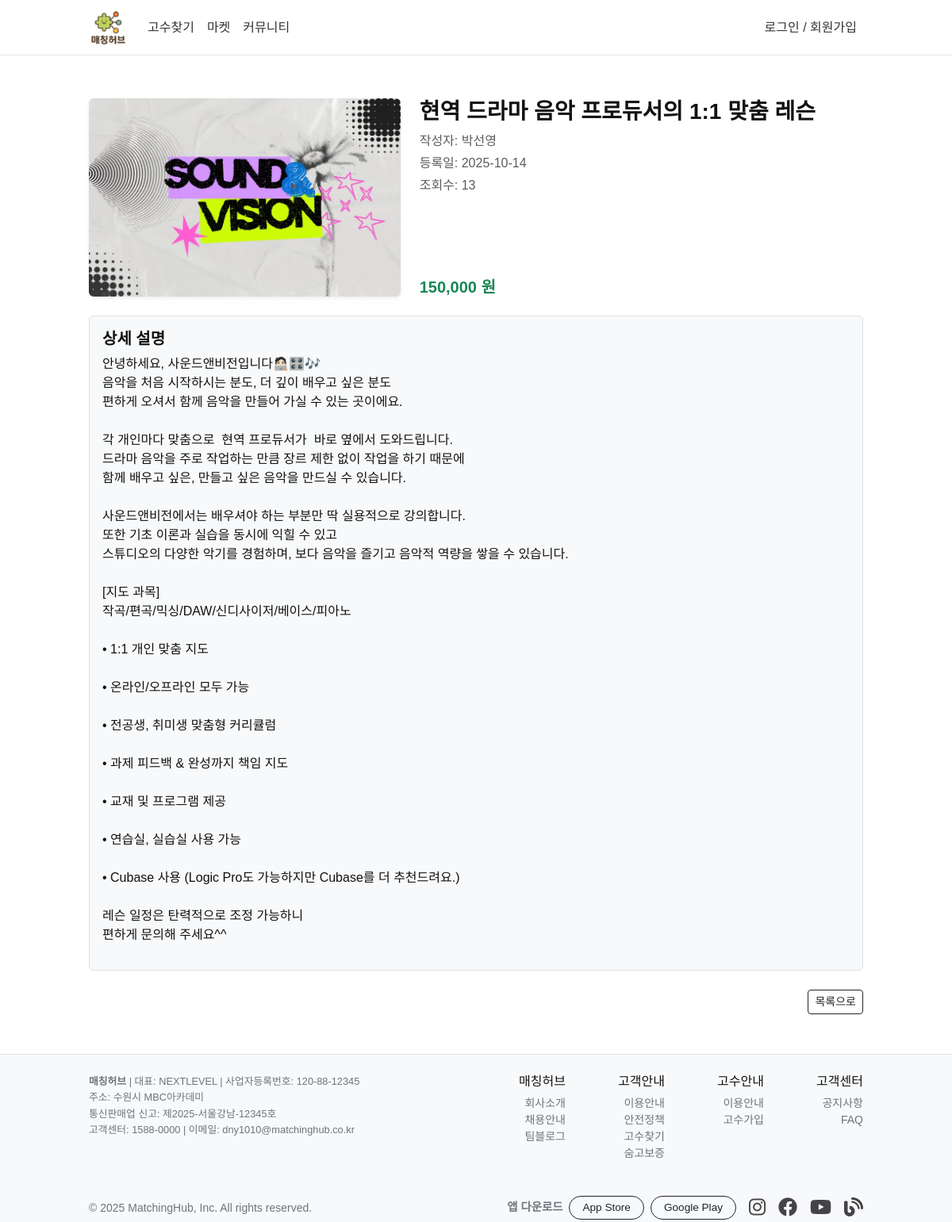
The page /store/dny1010/2/ on the database its author committed.
### talent/models.py (models this page shows, shortened)
class Store(db.Model):
    id = db.Column(db.Integer, primary_key=True)
    title = db.Column(db.String(50), nullable=False)
    content = db.Column(db.Text(), nullable=False)
    price = db.Column(db.Integer, nullable=False, default=0)
    create_date = db.Column(db.DateTime, nullable=False)
    owner_id = db.Column(db.Integer, db.ForeignKey("user.id"), nullable=False)
    user = db.relationship('User', backref=db.backref('store'))
    edit_date = db.Column(db.DateTime, nullable=False)
    image_path = db.Column(db.String(120), nullable=False)
    views = db.Column(db.Integer, default=0)

class User(UserMixin, db.Model):
    __tablename__ = "user"
    id = db.Column(db.Integer, primary_key=True)
    userid = db.Column(db.String(150), unique=True, nullable=False)
    username = db.Column(db.String(150), unique=False, nullable=True)
    password_hash = db.Column(db.String(200), nullable=False)
    email = db.Column(db.String(120), unique=True, nullable=False)
    birthday = db.Column(db.Date, nullable=False)
    tel_number = db.Column(db.String(120), unique=True, nullable=False)
    name = db.Column(db.String(100), nullable=True)
    is_expert = db.Column(db.Boolean, default=False)
    service = db.Column(db.String(200), nullable=True)
    location = db.Column(db.String(100), nullable=True)
    social_id = db.Column(db.String(200), nullable=True)
    social_type = db.Column(db.String(20), nullable=True)
    avatar = db.Column(db.String(255), nullable=True)

### talent/views/store_views.py (the view)
@bp.route('/<userid>/<int:store_id>/')
def detail(userid, store_id):
    form = StoreForm()
    user = User.query.filter_by(userid=userid).first_or_404()
    store = Store.query.filter_by(id=store_id, owner_id=user.id).first_or_404()
    store.views = (store.views or 0) + 1
    db.session.commit()
    return render_template('store/store_detail.html', store=store, form=form)

### talent/views/auth_views.py (called while the page is built)
@bp.before_app_request
def load_logged_in_user():
    uid = session.get('user_id')
    g.user = User.query.get(uid) if uid else None

### talent/templates/store/store_detail.html (shortened to what this page needs)
{% extends "base.html" %}
{% block content %}
<div class="container mt-4" style="max-width: 1000px;">
    <div class="row align-items-end">
        <div class="col-md-5">
            {% if store.image_path %}
            <img src="{{ url_for('static', filename=store.image_path.lstrip('/')) }}"
                 alt="{{ store.title }}" class="img-fluid rounded shadow-sm"
                 style="object-fit: cover; width: 100%; height: 250px;">
            {% else %}
            <div class="bg-light d-flex align-items-center justify-content-center rounded shadow-sm"
                 style="width: 100%; height: 250px; color: #aaa;">이미지 없음
            </div>
            {% endif %}
        </div>
        <div class="col-md-7 d-flex flex-column justify-content-between" style="height: 250px;">
            <div>
                <h3 class="fw-bold">{{ store.title }}</h3>
                <p class="text-muted mb-1">
                    작성자: {{ store.user.name if store.user else "알 수 없음" }}
                </p>
                <p class="text-muted mb-1">
                    등록일: {{ store.create_date.strftime("%Y-%m-%d") }}
                </p>
                <p class="text-muted mb-1">
                    조회수: {{ store.views }}
                </p>
            </div>
            <p class="h5 text-success fw-bold mb-0">
                {{ "{:,}".format(store.price) }} 원
            </p>
        </div>
    </div>
    <div class="mt-4 p-3 border rounded bg-light">
        <h5 class="fw-bold">상세 설명</h5>
        <p style="white-space: pre-line;">{{ store.content }}</p>
    </div>
    <div class="mt-4 d-flex justify-content-between">
        <div>
            <a href="{{ url_for('store._list') }}" class="btn btn-outline-dark btn-sm">목록으로</a>
        </div>
    </div>
</div>
{% endblock %}

### talent/static/style.css (style rules this page uses)
body { font-family: 'Noto Sans KR', sans-serif; color: #121212; height: 100% }

### rows shown on the page
Store: image_path (picture), title "현역 드라마 음악 프로듀서의 1:1 맞춤 레슨", create_date "2025-10-14", views "13", price "150,000", content "안녕하세요, 사운드앤비전입니다🧑🏻‍💻🎛️🎶 음악을 처음 시작하시는 분도, 더 깊이 배우고 싶은 분도 편하게 오셔서 함께 음악을 만들어 가실 수 있는 곳이에요. 각 개인마다 맞춤으로 현역 프로듀서가 바로 옆에서 도와드립니다. 드라마 음악을 주로 작업하는 만큼 장르 제한 없이 작업을 하기 때문에 함께 배우고 싶은, 만들고 싶은 음악을 만드실 수 있습니다. 사운드앤비전에서는 배우셔야 하는 부분만 딱 실용적으로 강의합니다. 또한 기초 이론과 실습을 동시에 익힐 수 있고 스튜디오의 다양한 악기를 경험하며, 보다 음악을 즐기고 음악적 역량을 쌓을 수 있습니다. [지도 과목] 작곡/편곡/믹싱/DAW/신디사이저/베이스/피아노 • 1:1 개인 맞춤 지도 • 온라인/오프라인 모두 가능 • 전공생, 취미생 맞춤형 커리큘럼 • 과제 피드백 & 완성까지 책임 지도 • 교재 및 프로그램 제공 • 연습실, 실습실 사용 가능 • Cubase 사용 (Logic Pro도 가능하지만 Cubase를 더 추천드려요.) 레슨 일정은 탄력적으로 조정 가능하니 편하게 문의해 주세요^^"
User: user "박선영"
